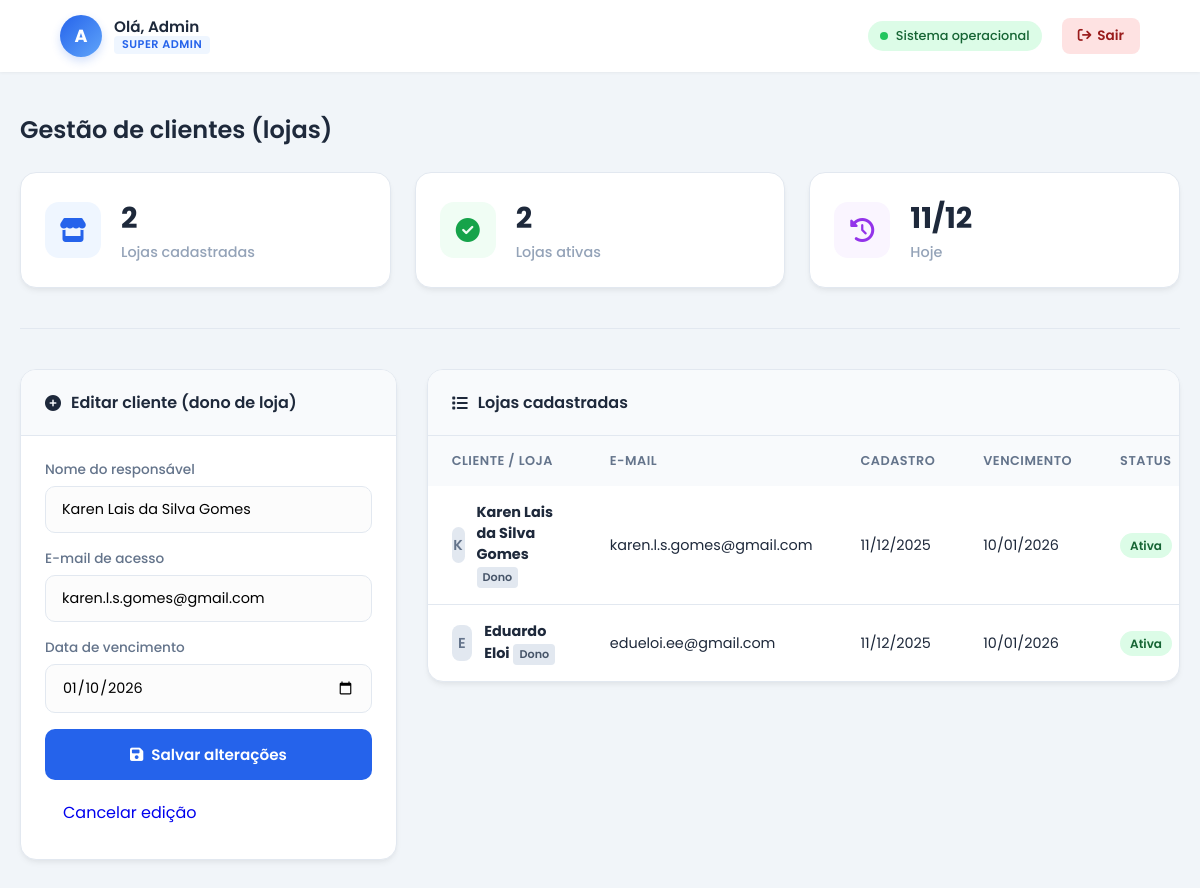
Page /admin-system.php?edit=3 (signed in) on the committed database.
### tables this page shows
CREATE TABLE usuarios (
        id INTEGER PRIMARY KEY AUTOINCREMENT,
        owner_id INTEGER DEFAULT NULL,
        nome TEXT NOT NULL,
        email TEXT NOT NULL UNIQUE,
        senha TEXT NOT NULL,
        permissao TEXT NOT NULL,
        ativo INTEGER DEFAULT 1,
        data_cadastro DATETIME DEFAULT CURRENT_TIMESTAMP
    , validade_conta DATE DEFAULT NULL);

### admin-system.php (the view, shortened to what this page needs)
<?php
require_once 'includes/banco-dados/init-db.php';
$editLoja = null;
if (isset($_GET['edit'])) {
    $editId = (int)$_GET['edit'];
    $stmt = $pdo->prepare("
        SELECT id, nome, email, validade_conta
        FROM usuarios
        WHERE id = :id AND permissao = 'Dono'
    ");
    $stmt->bindValue(':id', $editId, PDO::PARAM_INT);
    $stmt->execute();
    $editLoja = $stmt->fetch(PDO::FETCH_ASSOC);
}
$lojasStmt = $pdo->prepare("
    SELECT id, nome, email, validade_conta, ativo, data_cadastro
    FROM usuarios
    WHERE permissao = 'Dono'
    ORDER BY data_cadastro DESC
");
$lojasStmt->execute();
$lojas = $lojasStmt->fetchAll(PDO::FETCH_ASSOC);
?>
<!DOCTYPE html>
<html lang="pt-br">
<head>
    <link rel="stylesheet" href="assets/css/admin.css">
    <link rel="stylesheet"
          href="https://cdnjs.cloudflare.com/ajax/libs/font-awesome/6.5.1/css/all.min.css"
 />
</head>
<body>
<header class="top-bar">
    <div class="user-info">
        <div class="avatar-circle">
            <?php echo strtoupper(substr($_SESSION['user_nome'], 0, 1)); ?>
        </div>
        <div class="text-info">
            <span class="welcome-text">
                Olá, <?php echo htmlspecialchars($_SESSION['user_nome']); ?>
            </span>
            <span class="role-badge admin">SUPER ADMIN</span>
        </div>
    </div>
    <div class="system-status">
        <div class="badge-status">
            <span class="dot"></span>
            Sistema operacional
        </div>
        <a href="logout.php" class="btn-logout">
            <i class="fa-solid fa-arrow-right-from-bracket"></i>
            Sair
        </a>
    </div>
</header>
<main class="container">
    <h2 class="section-title">Gestão de clientes (lojas)</h2>
    <section class="stats-grid">
        <article class="stat-card">
            <div class="stat-icon bg-blue">
                <i class="fa-solid fa-store"></i>
            </div>
            <div class="stat-info">
                <h3><?php echo count($lojas); ?></h3>
                <p>Lojas cadastradas</p>
            </div>
        </article>
        <article class="stat-card">
            <div class="stat-icon bg-green">
                <i class="fa-solid fa-circle-check"></i>
            </div>
            <div class="stat-info">
                <h3>
                    <?php
                    $ativas = array_filter($lojas, fn($l) => (int)$l['ativo'] === 1);
                    echo count($ativas);
                    ?>
                </h3>
                <p>Lojas ativas</p>
            </div>
        </article>
        <article class="stat-card">
            <div class="stat-icon bg-purple">
                <i class="fa-solid fa-clock-rotate-left"></i>
            </div>
            <div class="stat-info">
                <h3><?php echo date('d/m'); ?></h3>
                <p>Hoje</p>
            </div>
        </article>
    </section>
    <div class="section-divider"></div>
    <section class="content-split">
        <section class="card form-card">
            <header class="card-header">
                <h3>
                    <i class="fa-solid fa-plus-circle"></i>
                    <?php echo $editLoja ? 'Editar cliente (dono de loja)' : 'Cadastrar novo cliente (dono de loja)'; ?>
                </h3>
            </header>
            <?php if ($editLoja): ?>
                <form method="POST">
                    <div class="form-row">
                        <div class="input-group">
                            <label>Nome do responsável</label>
                            <input type="text" name="nome" class="input-field"
                                   value="<?php echo htmlspecialchars($editLoja['nome']); ?>" required>
                        </div>
                    </div>
                    <div class="form-row">
                        <div class="input-group">
                            <label>E-mail de acesso</label>
                            <input type="email" name="email" class="input-field"
                                   value="<?php echo htmlspecialchars($editLoja['email']); ?>" required>
                        </div>
                    </div>
                    <div class="form-row">
                        <div class="input-group">
                            <label>Data de vencimento</label>
                            <input type="date" name="validade" class="input-field"
                                   value="<?php echo $editLoja['validade_conta'] ?: ''; ?>">
                        </div>
                    </div>
                    <button type="submit" name="editar_loja" class="btn-primary">
                        <i class="fa-solid fa-floppy-disk"></i> Salvar alterações
                    </button>
                    <div style="margin-top:10px;">
                        <a href="admin-system.php" class="btn-secondary" style="display:inline-block;padding:10px 18px;">
                            Cancelar edição
                        </a>
                    </div>
                </form>
            <?php endif; ?>
        </section>
        <section class="card">
            <header class="card-header">
                <h3>
                    <i class="fa-solid fa-list"></i>
                    Lojas cadastradas
                </h3>
            </header>
            <div class="table-responsive">
                <table class="table">
                    <thead>
                    <tr>
                        <th>Cliente / Loja</th>
                        <th>E-mail</th>
                        <th>Cadastro</th>
                        <th>Vencimento</th>
                        <th>Status</th>
                    </tr>
                    </thead>
                    <tbody>
                    <?php if (empty($lojas)) : ?>
                        <tr>
                            <td colspan="6">Nenhuma loja cadastrada ainda.</td>
                        </tr>
                    <?php else: ?>
                        <?php foreach ($lojas as $loja): ?>
                            <tr>
                                <td>
                                    <div class="user-cell">
                                        <div class="mini-avatar">
                                            <?php echo strtoupper(substr($loja['nome'], 0, 1)); ?>
                                        </div>
                                        <div>
                                            <strong><?php echo htmlspecialchars($loja['nome']); ?></strong>
                                            <div class="tag">Dono</div>
                                        </div>
                                    </div>
                                </td>
                                <td><?php echo htmlspecialchars($loja['email']); ?></td>
                                <td>
                                    <?php
                                    echo $loja['data_cadastro']
                                        ? date('d/m/Y', strtotime($loja['data_cadastro']))
                                        : '-';
                                    ?>
                                </td>
                                <td>
                                    <?php
                                    echo $loja['validade_conta']
                                        ? date('d/m/Y', strtotime($loja['validade_conta']))
                                        : 'Sem limite';
                                    ?>
                                </td>
                                <td>
                                    <span class="status-badge <?php echo $loja['ativo'] ? 'active' : 'inactive'; ?>">
                                        <?php echo $loja['ativo'] ? 'Ativa' : 'Bloqueada'; ?>
                                    </span>
                                </td>
                            </tr>
                        <?php endforeach; ?>
                    <?php endif; ?>
                    </tbody>
                </table>
            </div>
        </section>
    </section>
</main>
</body>
</html>

### rows in the picture
usuarios: nome "Karen Lais da Silva Gomes", email "karen.l.s.gomes@gmail.com", validade "01/10/2026", nome "K", data_cadastro "11/12/2025", validade_conta "10/01/2026", ativo "Ativa"
usuarios: nome "E", nome "Eduardo Eloi", email "edueloi.ee@gmail.com", data_cadastro "11/12/2025", validade_conta "10/01/2026", ativo "Ativa"

### other values in the picture
substr($_SESSION['user_nome'], 0, 1) "A"
$_SESSION['user_nome'] "Admin"
count($lojas) "2"
count($ativas) "2"
